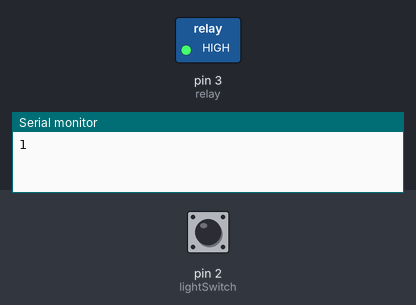
Simulated run of this sketch. Board: Arduino Uno, built with avr-gcc and run on an emulated ATmega328P. Shown: switched loads named in the sketch (green lamp = pin HIGH), the last lines printed to the serial monitor. Inputs (shaded band) come from the test bench; at power-on: pin 2 (lightSwitch) HIGH.

Above: at 1.2 s.
1.3 s: pin 2 (lightSwitch) pulled LOW for 0.15 s
At 1.37 s:
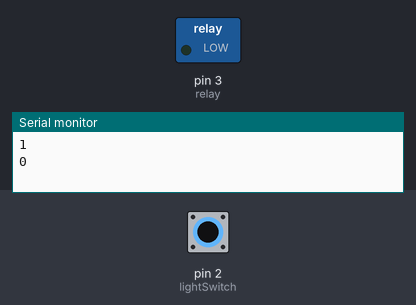
2.9 s: pin 2 (lightSwitch) pulled LOW for 3.2 s
At 7.0 s:
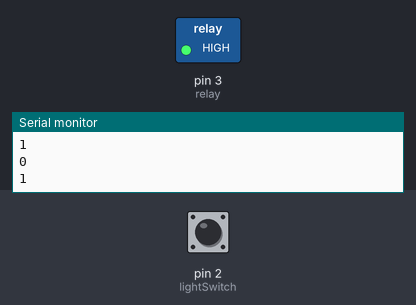
Timing chart, 0 to 8.5 s (numbered marks = the images above; inputs shaded):
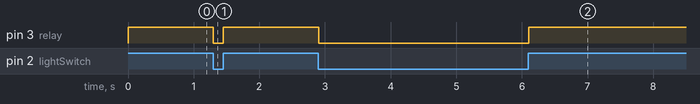

Measured:
- after the input at 1.3 s, pin 3 (relay): HIGH → LOW at once, → HIGH 0.15 s later
- after the input at 2.9 s, pin 3 (relay): HIGH → LOW at once, → HIGH 3.2 s later

The sketch:

switch.ino
```cpp
// use light switch as trigger for relay
// 10/22/17
// updated 1/5/18

// top of light switch connected to pin 2
// bottom connected to arduino ground

// using Power Switch Tail (PST) as relay http://www.powerswitchtail.com/
// pin 7 connected to PST + input
// ground connected to PST - input

const int relay = 3;  // pin used to communicate with relay
const int lightSwitch = 2;  // input pin from light switch
const long pause = 50;  // ms to wait between readings [50ms will be about 20x/second]

int input;  // hold reading from lightSwitch pin
int prevInput;  // hold previous reading from lightSwitch pin
unsigned long timer;  // use a timer instead of delay()

int checkSwitch() {
  int reading;
  reading = digitalRead(lightSwitch);
  return reading;
}

void setState(int in) {
  bool state;  // track state of relay

  if (in == 0) {
    state = false;
    Serial.println('0');
  }
  else {
    state = true;
    Serial.println('1');
  }

  digitalWrite(relay, state);
}

void setup() {
  Serial.begin(9600);
  while (!Serial);

  pinMode(relay, OUTPUT);
  pinMode(lightSwitch, INPUT_PULLUP);

  input = checkSwitch();
  setState(input);

  prevInput = input;
  timer = millis() + pause;
}

void loop() {
  if (millis() > timer) {
    timer += pause;
    input = checkSwitch();

    if (input != prevInput) {
      setState(input);
      prevInput = input;
    }
  }
}
```
